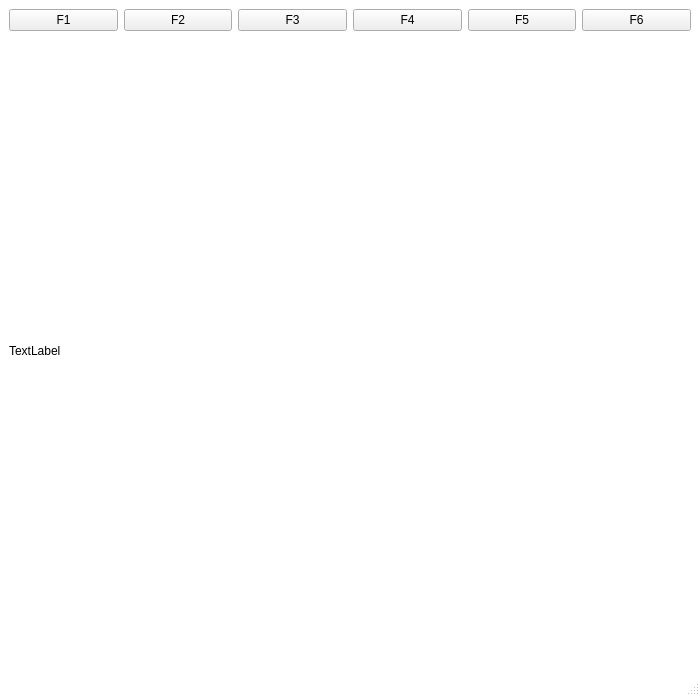
<?xml version="1.0" encoding="UTF-8"?>
<ui version="4.0">
 <class>MainWindow</class>
 <widget class="QMainWindow" name="MainWindow">
  <property name="geometry">
   <rect>
    <x>0</x>
    <y>0</y>
    <width>700</width>
    <height>696</height>
   </rect>
  </property>
  <property name="windowTitle">
   <string>MainWindow</string>
  </property>
  <property name="styleSheet">
   <string notr="true">QMainWindow{
background-color : white;
}</string>
  </property>
  <widget class="QWidget" name="centralwidget">
   <layout class="QVBoxLayout" name="verticalLayout" stretch="5,1,1">
    <item>
     <layout class="QGridLayout" name="screen_grid">
      <property name="sizeConstraint">
       <enum>QLayout::SetMinimumSize</enum>
      </property>
      <property name="leftMargin">
       <number>20</number>
      </property>
      <property name="rightMargin">
       <number>20</number>
      </property>
      <property name="spacing">
       <number>0</number>
      </property>
     </layout>
    </item>
    <item>
     <layout class="QHBoxLayout" name="horizontalLayout">
      <item>
       <widget class="QPushButton" name="pushButton_6">
        <property name="text">
         <string>F1</string>
        </property>
       </widget>
      </item>
      <item>
       <widget class="QPushButton" name="pushButton_5">
        <property name="text">
         <string>F2</string>
        </property>
       </widget>
      </item>
      <item>
       <widget class="QPushButton" name="pushButton_4">
        <property name="text">
         <string>F3</string>
        </property>
       </widget>
      </item>
      <item>
       <widget class="QPushButton" name="pushButton_3">
        <property name="text">
         <string>F4</string>
        </property>
       </widget>
      </item>
      <item>
       <widget class="QPushButton" name="pushButton_2">
        <property name="text">
         <string>F5</string>
        </property>
       </widget>
      </item>
      <item>
       <widget class="QPushButton" name="pushButton">
        <property name="text">
         <string>F6</string>
        </property>
       </widget>
      </item>
     </layout>
    </item>
    <item>
     <widget class="QLabel" name="label">
      <property name="text">
       <string>TextLabel</string>
      </property>
     </widget>
    </item>
   </layout>
  </widget>
  <widget class="QMenuBar" name="menubar">
   <property name="geometry">
    <rect>
     <x>0</x>
     <y>0</y>
     <width>700</width>
     <height>24</height>
    </rect>
   </property>
  </widget>
  <widget class="QStatusBar" name="statusbar"/>
 </widget>
 <resources/>
 <connections/>
</ui>
